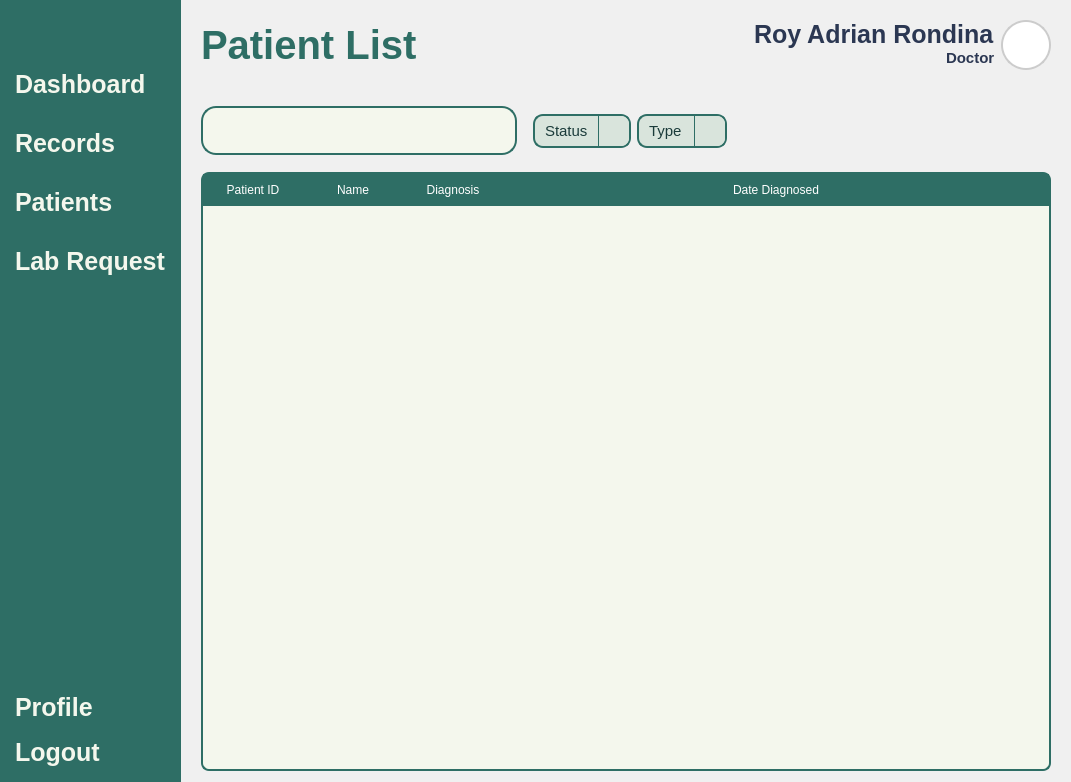
<?xml version="1.0" encoding="UTF-8"?>
<ui version="4.0">
 <class>Form</class>
 <widget class="QWidget" name="Form">
  <property name="geometry">
   <rect>
    <x>0</x>
    <y>0</y>
    <width>1071</width>
    <height>782</height>
   </rect>
  </property>
  <property name="windowTitle">
   <string>Form</string>
  </property>
  <property name="styleSheet">
   <string notr="true">*{
	padding: 0px;
	margin: 0px;
	border: 0px;
}
QPushButton {
	font: 900 10pt &quot;Satoshi Black&quot;;
	background-color: transparent;
 	border-radius: 10px;
	font-weight: bold;	
	font-size: 25px;
	color: #F4F7ED;
	text-align: left;
	padding: 5px 5px;
}
#NavBar {
    background-color: #2E6E65; 
}
QLabel {
	font: 900 10pt &quot;Satoshi Black&quot;;
	font-size: 25px;
	font-weight: bold;
	color: #2E6E65;
	qproperty-alignment: 'AlignLeft';
    qproperty-wordWrap: true;
	background: transparent;
}
#User, #UserSpecialty {
	color: #F4F7ED;
}
#DoctorSidePanel {
	 background-color: #2E6E65; 
}

#RecentText {
	color: #F4F7ED;
}</string>
  </property>
  <layout class="QHBoxLayout" name="horizontalLayout">
   <property name="spacing">
    <number>0</number>
   </property>
   <property name="leftMargin">
    <number>0</number>
   </property>
   <property name="topMargin">
    <number>0</number>
   </property>
   <property name="rightMargin">
    <number>0</number>
   </property>
   <property name="bottomMargin">
    <number>0</number>
   </property>
   <item>
    <widget class="QWidget" name="NavBar" native="true">
     <property name="sizePolicy">
      <sizepolicy hsizetype="Preferred" vsizetype="Expanding">
       <horstretch>0</horstretch>
       <verstretch>0</verstretch>
      </sizepolicy>
     </property>
     <layout class="QVBoxLayout" name="verticalLayout_3">
      <property name="spacing">
       <number>6</number>
      </property>
      <property name="leftMargin">
       <number>10</number>
      </property>
      <property name="topMargin">
       <number>10</number>
      </property>
      <property name="rightMargin">
       <number>10</number>
      </property>
      <property name="bottomMargin">
       <number>10</number>
      </property>
      <item>
       <widget class="QPushButton" name="DashBoardButton_2">
        <property name="text">
         <string/>
        </property>
        <property name="icon">
         <iconset resource="../Images/resources.qrc">
          <normaloff>:/icons/icons/align-justify.svg</normaloff>:/icons/icons/align-justify.svg</iconset>
        </property>
        <property name="iconSize">
         <size>
          <width>40</width>
          <height>40</height>
         </size>
        </property>
       </widget>
      </item>
      <item>
       <spacer name="verticalSpacer_3">
        <property name="orientation">
         <enum>Qt::Vertical</enum>
        </property>
        <property name="sizeType">
         <enum>QSizePolicy::Fixed</enum>
        </property>
        <property name="sizeHint" stdset="0">
         <size>
          <width>20</width>
          <height>10</height>
         </size>
        </property>
       </spacer>
      </item>
      <item>
       <layout class="QVBoxLayout" name="MainButtons_2">
        <property name="spacing">
         <number>20</number>
        </property>
        <property name="sizeConstraint">
         <enum>QLayout::SetNoConstraint</enum>
        </property>
        <item>
         <widget class="QPushButton" name="DashboardButton">
          <property name="text">
           <string>Dashboard</string>
          </property>
          <property name="icon">
           <iconset resource="../Images/resources.qrc">
            <normaloff>:/icons/icons/layout-dashboard.svg</normaloff>:/icons/icons/layout-dashboard.svg</iconset>
          </property>
          <property name="iconSize">
           <size>
            <width>40</width>
            <height>40</height>
           </size>
          </property>
         </widget>
        </item>
        <item>
         <widget class="QPushButton" name="RecordsButton">
          <property name="text">
           <string>Records</string>
          </property>
          <property name="icon">
           <iconset resource="../Images/resources.qrc">
            <normaloff>:/icons/icons/file-text.svg</normaloff>:/icons/icons/file-text.svg</iconset>
          </property>
          <property name="iconSize">
           <size>
            <width>40</width>
            <height>40</height>
           </size>
          </property>
         </widget>
        </item>
        <item>
         <widget class="QPushButton" name="PatientsButton">
          <property name="text">
           <string>Patients</string>
          </property>
          <property name="icon">
           <iconset resource="../Images/resources.qrc">
            <normaloff>:/icons/icons/user-round-pen.svg</normaloff>:/icons/icons/user-round-pen.svg</iconset>
          </property>
          <property name="iconSize">
           <size>
            <width>40</width>
            <height>40</height>
           </size>
          </property>
         </widget>
        </item>
        <item>
         <widget class="QPushButton" name="LabButton">
          <property name="text">
           <string>Lab Request</string>
          </property>
          <property name="icon">
           <iconset resource="../Images/resources.qrc">
            <normaloff>:/icons/icons/test-tubes.svg</normaloff>:/icons/icons/test-tubes.svg</iconset>
          </property>
          <property name="iconSize">
           <size>
            <width>40</width>
            <height>40</height>
           </size>
          </property>
         </widget>
        </item>
       </layout>
      </item>
      <item>
       <spacer name="verticalSpacer_4">
        <property name="orientation">
         <enum>Qt::Vertical</enum>
        </property>
        <property name="sizeType">
         <enum>QSizePolicy::Expanding</enum>
        </property>
        <property name="sizeHint" stdset="0">
         <size>
          <width>20</width>
          <height>40</height>
         </size>
        </property>
       </spacer>
      </item>
      <item>
       <layout class="QVBoxLayout" name="verticalLayout_4">
        <property name="sizeConstraint">
         <enum>QLayout::SetNoConstraint</enum>
        </property>
        <item>
         <widget class="QPushButton" name="pushButton_9">
          <property name="text">
           <string>Profile</string>
          </property>
          <property name="icon">
           <iconset resource="../Images/resources.qrc">
            <normaloff>:/icons/icons/user-round-cog.svg</normaloff>:/icons/icons/user-round-cog.svg</iconset>
          </property>
          <property name="iconSize">
           <size>
            <width>40</width>
            <height>40</height>
           </size>
          </property>
         </widget>
        </item>
        <item>
         <widget class="QPushButton" name="pushButton_10">
          <property name="text">
           <string>Logout</string>
          </property>
          <property name="icon">
           <iconset resource="../Images/resources.qrc">
            <normaloff>:/icons/icons/log-out.svg</normaloff>:/icons/icons/log-out.svg</iconset>
          </property>
          <property name="iconSize">
           <size>
            <width>40</width>
            <height>40</height>
           </size>
          </property>
         </widget>
        </item>
       </layout>
      </item>
     </layout>
    </widget>
   </item>
   <item>
    <widget class="QFrame" name="MainBodyContainer">
     <property name="styleSheet">
      <string notr="true">#MainBodyContainer {
	background-color: #f0f0f0;
}

#Header {
	padding: 20px 20px;
}
QLabel {
    padding: 0px; 
}
#UserType {
	font: 300 10pt &quot;Lexend Light&quot;;
	font-size: 15px;
	color: #2B3752;
}
#UserName {
	font: 600 10pt &quot;Lexend SemiBold&quot;;
	font-size: 25px;
	color: #2B3752;
}
#InterfaceTitle{
	font-size: 40px;
}
QGraphicsView {
    border: 2px solid #ccc; 
    border-radius: 25px;
    background: white; 
}


</string>
     </property>
     <property name="frameShape">
      <enum>QFrame::StyledPanel</enum>
     </property>
     <property name="frameShadow">
      <enum>QFrame::Raised</enum>
     </property>
     <layout class="QVBoxLayout" name="verticalLayout_5">
      <property name="spacing">
       <number>6</number>
      </property>
      <property name="leftMargin">
       <number>0</number>
      </property>
      <property name="topMargin">
       <number>0</number>
      </property>
      <property name="rightMargin">
       <number>0</number>
      </property>
      <property name="bottomMargin">
       <number>0</number>
      </property>
      <item>
       <widget class="QFrame" name="Header">
        <property name="sizePolicy">
         <sizepolicy hsizetype="Expanding" vsizetype="Preferred">
          <horstretch>0</horstretch>
          <verstretch>0</verstretch>
         </sizepolicy>
        </property>
        <property name="frameShape">
         <enum>QFrame::StyledPanel</enum>
        </property>
        <property name="frameShadow">
         <enum>QFrame::Raised</enum>
        </property>
        <layout class="QHBoxLayout" name="horizontalLayout_2">
         <property name="leftMargin">
          <number>0</number>
         </property>
         <property name="topMargin">
          <number>0</number>
         </property>
         <property name="rightMargin">
          <number>0</number>
         </property>
         <property name="bottomMargin">
          <number>0</number>
         </property>
         <item>
          <widget class="QLabel" name="InterfaceTitle">
           <property name="text">
            <string>Patient List</string>
           </property>
          </widget>
         </item>
         <item>
          <layout class="QHBoxLayout" name="UserPanel">
           <property name="rightMargin">
            <number>0</number>
           </property>
           <item>
            <layout class="QVBoxLayout" name="UserInfo">
             <property name="spacing">
              <number>0</number>
             </property>
             <item alignment="Qt::AlignRight">
              <widget class="QLabel" name="UserName">
               <property name="text">
                <string>Roy Adrian Rondina</string>
               </property>
               <property name="alignment">
                <set>Qt::AlignLeading</set>
               </property>
              </widget>
             </item>
             <item alignment="Qt::AlignRight">
              <widget class="QLabel" name="UserType">
               <property name="text">
                <string>Doctor</string>
               </property>
               <property name="alignment">
                <set>Qt::AlignLeading</set>
               </property>
              </widget>
             </item>
            </layout>
           </item>
           <item>
            <widget class="QFrame" name="Profile">
             <property name="sizePolicy">
              <sizepolicy hsizetype="Fixed" vsizetype="Fixed">
               <horstretch>0</horstretch>
               <verstretch>0</verstretch>
              </sizepolicy>
             </property>
             <property name="minimumSize">
              <size>
               <width>50</width>
               <height>50</height>
              </size>
             </property>
             <property name="maximumSize">
              <size>
               <width>50</width>
               <height>50</height>
              </size>
             </property>
             <property name="frameShape">
              <enum>QFrame::StyledPanel</enum>
             </property>
             <property name="frameShadow">
              <enum>QFrame::Raised</enum>
             </property>
             <layout class="QVBoxLayout" name="verticalLayout_6">
              <property name="spacing">
               <number>0</number>
              </property>
              <property name="leftMargin">
               <number>0</number>
              </property>
              <property name="topMargin">
               <number>0</number>
              </property>
              <property name="rightMargin">
               <number>0</number>
              </property>
              <property name="bottomMargin">
               <number>0</number>
              </property>
              <item>
               <widget class="QGraphicsView" name="ProfilePic">
                <property name="enabled">
                 <bool>true</bool>
                </property>
                <property name="sizePolicy">
                 <sizepolicy hsizetype="Preferred" vsizetype="Preferred">
                  <horstretch>0</horstretch>
                  <verstretch>0</verstretch>
                 </sizepolicy>
                </property>
                <property name="minimumSize">
                 <size>
                  <width>0</width>
                  <height>0</height>
                 </size>
                </property>
               </widget>
              </item>
             </layout>
            </widget>
           </item>
          </layout>
         </item>
        </layout>
       </widget>
      </item>
      <item>
       <widget class="QFrame" name="MainBody">
        <property name="sizePolicy">
         <sizepolicy hsizetype="Expanding" vsizetype="Expanding">
          <horstretch>0</horstretch>
          <verstretch>0</verstretch>
         </sizepolicy>
        </property>
        <property name="styleSheet">
         <string notr="true">#Searchbar {
	border: 2px solid #2E6E65;
	border-radius: 15px;
	text-align: center;
	background-color: transparent;
}

QComboBox {
    background-color: #b5cecb; 
    font-size: 15px;
    color: #1b3b3a; 
    border-radius: 10px;
    padding: 5px 10px;
    border: 1px solid #2E6E65; 
}

QComboBox::drop-down {
    background: transparent;
    border: none;
    width: 20px;
}

</string>
        </property>
        <property name="frameShape">
         <enum>QFrame::StyledPanel</enum>
        </property>
        <property name="frameShadow">
         <enum>QFrame::Raised</enum>
        </property>
        <layout class="QVBoxLayout" name="verticalLayout_7">
         <property name="leftMargin">
          <number>20</number>
         </property>
         <property name="topMargin">
          <number>0</number>
         </property>
         <property name="rightMargin">
          <number>20</number>
         </property>
         <property name="bottomMargin">
          <number>11</number>
         </property>
         <item>
          <widget class="QFrame" name="SearchBarContainer">
           <property name="sizePolicy">
            <sizepolicy hsizetype="Preferred" vsizetype="Expanding">
             <horstretch>0</horstretch>
             <verstretch>0</verstretch>
            </sizepolicy>
           </property>
           <property name="maximumSize">
            <size>
             <width>16777215</width>
             <height>70</height>
            </size>
           </property>
           <property name="frameShape">
            <enum>QFrame::StyledPanel</enum>
           </property>
           <property name="frameShadow">
            <enum>QFrame::Raised</enum>
           </property>
           <layout class="QHBoxLayout" name="horizontalLayout_3">
            <property name="leftMargin">
             <number>0</number>
            </property>
            <item>
             <widget class="QWidget" name="SearchBar" native="true">
              <property name="sizePolicy">
               <sizepolicy hsizetype="Expanding" vsizetype="Fixed">
                <horstretch>0</horstretch>
                <verstretch>0</verstretch>
               </sizepolicy>
              </property>
              <property name="minimumSize">
               <size>
                <width>0</width>
                <height>0</height>
               </size>
              </property>
              <property name="maximumSize">
               <size>
                <width>500</width>
                <height>16777215</height>
               </size>
              </property>
              <property name="styleSheet">
               <string notr="true">#SearchBar {
	background-color: #F4F7ED;
	border: 2px solid #2E6E65; 
    border-radius: 15px;
}
#Search{
	background-color: transparent ;
	font: 300 14pt &quot;Lexend Light&quot;;
}</string>
              </property>
              <layout class="QHBoxLayout" name="horizontalLayout_4">
               <property name="spacing">
                <number>0</number>
               </property>
               <property name="leftMargin">
                <number>0</number>
               </property>
               <property name="topMargin">
                <number>5</number>
               </property>
               <property name="rightMargin">
                <number>0</number>
               </property>
               <property name="bottomMargin">
                <number>5</number>
               </property>
               <item>
                <widget class="QPushButton" name="Icon">
                 <property name="text">
                  <string/>
                 </property>
                 <property name="icon">
                  <iconset resource="../Images/resources.qrc">
                   <normaloff>:/icons/icons/search.svg</normaloff>:/icons/icons/search.svg</iconset>
                 </property>
                 <property name="iconSize">
                  <size>
                   <width>40</width>
                   <height>30</height>
                  </size>
                 </property>
                </widget>
               </item>
               <item>
                <widget class="QLineEdit" name="Search"/>
               </item>
              </layout>
             </widget>
            </item>
            <item>
             <spacer name="horizontalSpacer_3">
              <property name="orientation">
               <enum>Qt::Horizontal</enum>
              </property>
              <property name="sizeType">
               <enum>QSizePolicy::Maximum</enum>
              </property>
              <property name="sizeHint" stdset="0">
               <size>
                <width>10</width>
                <height>20</height>
               </size>
              </property>
             </spacer>
            </item>
            <item>
             <widget class="QComboBox" name="StatusBox">
              <property name="sizePolicy">
               <sizepolicy hsizetype="Preferred" vsizetype="Fixed">
                <horstretch>0</horstretch>
                <verstretch>0</verstretch>
               </sizepolicy>
              </property>
              <property name="styleSheet">
               <string notr="true">QComboBox {
    background-color: #D9E4DC;
    border: 2px solid #2E6E65;
    border-radius: 10px;
    padding: 5px 10px;
	font: 300 12pt &quot;Lexend Light&quot;;
}
QComboBox::drop-down {
    subcontrol-origin: padding;
    subcontrol-position: top right;
    width: 30px;
    border-left: 1px solid #2E6E65;
    background-color: #D9E4DC;
    border-top-right-radius: 8px;
    border-bottom-right-radius: 8px;
}
QComboBox::down-arrow {
    image: url(:/icons/icons/chevron-down.svg);
    width: 20px;
    height: 20px;
}
QComboBox QAbstractItemView {
    background-color: #F4F7ED;
    selection-background-color: #CCE3D0;
    border: 1px solid #2E6E65;
    border-radius: 2px;
    outline: 0;  
	font: 300 12pt &quot;Lexend Light&quot;;
}</string>
              </property>
              <property name="editable">
               <bool>false</bool>
              </property>
              <item>
               <property name="text">
                <string>Status</string>
               </property>
              </item>
             </widget>
            </item>
            <item>
             <widget class="QComboBox" name="TypeBox">
              <property name="styleSheet">
               <string notr="true">QComboBox {
    background-color: #D9E4DC;
    border: 2px solid #2E6E65;
    border-radius: 10px;
    padding: 5px 10px;
	font: 300 12pt &quot;Lexend Light&quot;;
}
QComboBox::drop-down {
    subcontrol-origin: padding;
    subcontrol-position: top right;
    width: 30px;
    border-left: 1px solid #2E6E65;
    background-color: #D9E4DC;
    border-top-right-radius: 8px;
    border-bottom-right-radius: 8px;
}
QComboBox::down-arrow {
    image: url(:/icons/icons/chevron-down.svg);
    width: 20px;
    height: 20px;
}
QComboBox QAbstractItemView {
    background-color: #F4F7ED;
    selection-background-color: #CCE3D0;
    border: 1px solid #2E6E65;
    border-radius: 2px;
    outline: 0;  
	font: 300 12pt &quot;Lexend Light&quot;;
}</string>
              </property>
              <item>
               <property name="text">
                <string>Type</string>
               </property>
              </item>
             </widget>
            </item>
            <item>
             <spacer name="horizontalSpacer_4">
              <property name="orientation">
               <enum>Qt::Horizontal</enum>
              </property>
              <property name="sizeType">
               <enum>QSizePolicy::Expanding</enum>
              </property>
              <property name="sizeHint" stdset="0">
               <size>
                <width>200</width>
                <height>20</height>
               </size>
              </property>
             </spacer>
            </item>
           </layout>
          </widget>
         </item>
         <item>
          <widget class="QTableWidget" name="DoneTable">
           <property name="styleSheet">
            <string notr="true">QTableWidget {
	background-color: #F4F7ED;
	gridline-color: transparent;
	border-radius: 8px;
	border: 2px solid #2E6E65;
}
QTableWidget::item {
	border: none;
	font:500 16pt &quot;Satoshi&quot;;
	color: #2B3752;
}
QTableWidget::item:selected {
	background-color: rgba(46, 110, 101, 0.3);
}
QTableWidget QHeaderView::section {
	background-color: #2E6E65;
	color: white;
	padding: 5px;
	font: 700 15pt &quot;Satoshi&quot;;
	border: 2px solid #2E6E65;
}</string>
           </property>
           <attribute name="horizontalHeaderCascadingSectionResizes">
            <bool>false</bool>
           </attribute>
           <attribute name="horizontalHeaderShowSortIndicator" stdset="0">
            <bool>false</bool>
           </attribute>
           <attribute name="horizontalHeaderStretchLastSection">
            <bool>true</bool>
           </attribute>
           <column>
            <property name="text">
             <string>Patient ID</string>
            </property>
           </column>
           <column>
            <property name="text">
             <string>Name</string>
            </property>
           </column>
           <column>
            <property name="text">
             <string>Diagnosis</string>
            </property>
           </column>
           <column>
            <property name="text">
             <string>Date Diagnosed</string>
            </property>
           </column>
          </widget>
         </item>
        </layout>
       </widget>
      </item>
     </layout>
    </widget>
   </item>
  </layout>
 </widget>
 <resources>
  <include location="../Images/resources.qrc"/>
 </resources>
 <connections/>
</ui>
